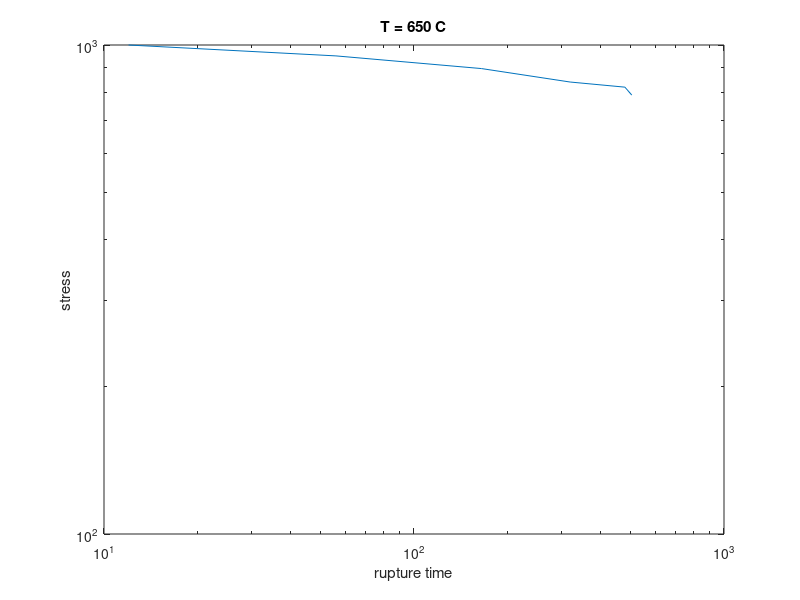
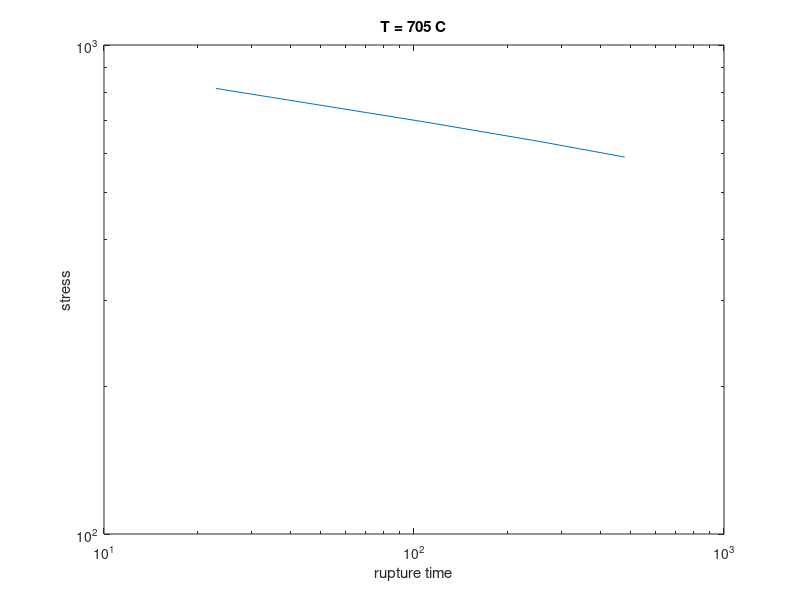
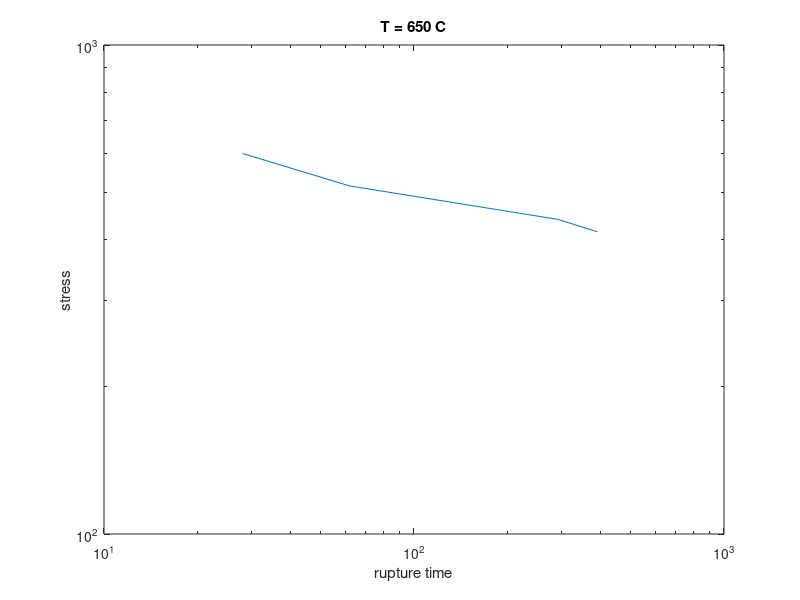
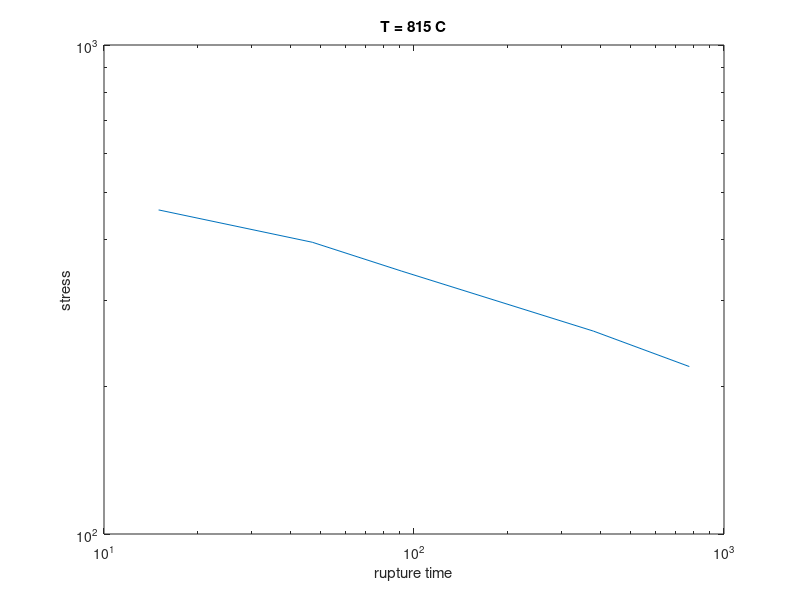

Here is the MATLAB script that generated these plots, in order:
clc; clear all;

%1

t = [0, 50, 200, 400, 600, 800, 1000];
stress3000 = [0, 0.020, 0.028, 0.030, 0.031, 0.033, 0.035];
stress5000 = [0, 0.045, 0.053, 0.055, 0.058, 0.062, 0.065];
stress8000  = [0.0, 0.099, 0.140, 0.149, 0.155, 0.164, 0.173];
stress11000 = [0.0, 0.135, 0.238, 0.305, 0.368, 0.433, 0.520];

Ess3000 = 0;
Ess5000 = 0;
Ess8000 = 0;
Ess11000 = 0;

for i=3:6
	Ess3000 = (stress3000(i+1) - stress3000(i))/200 + Ess3000;
	Ess5000 = (stress5000(i+1) - stress5000(i))/200 + Ess5000;
	Ess8000 = (stress8000(i+1)  - stress8000(i))/200 + Ess8000;
	Ess11000 = (stress11000(i+1) - stress11000(i))/200 + Ess11000;
end

Ess3000 = Ess3000/4
Ess5000 = Ess5000/4
Ess8000 = Ess8000/4
Ess11000 = Ess11000/4






%2

ruptureTime650 = [12, 56, 165, 319, 479, 504];
ruptureTime705 = [23, 110, 254, 478];
ruptureTime760 = [28, 62, 291, 390];
ruptureTime815 = [15, 47, 91, 379, 773];
ruptureTime870 = [33, 73, 196, 300];
ruptureTime900 = [69, 163, 738];

stress650 = [1000, 950, 895, 840, 820, 790];
stress705 = [815, 695, 635, 590];
stress760 = [600, 515, 440, 415];
stress815 = [460, 395, 345, 260, 220];
stress870 = [260, 215, 180, 145];
stress900 = [170, 140, 105];

    
figure(1)    
loglog( ruptureTime650, stress650)
xlabel('rupture time')
ylabel('stress')
title('T = 650 C')
figure(2)
loglog( ruptureTime705, stress705)
xlabel('rupture time')
ylabel('stress')
title('T = 705 C')
figure(3)
loglog( ruptureTime760, stress760)
xlabel('rupture time')
ylabel('stress')
title('T = 650 C')
figure(4)
loglog( ruptureTime815, stress815)
xlabel('rupture time')
ylabel('stress')
title('T = 815 C')
figure(5)
loglog( ruptureTime870, stress870)
xlabel('rupture time')
ylabel('stress')
title('T = 870 C')
figure(6)
loglog( ruptureTime900, stress900)
xlabel('rupture time')
ylabel('stress')
title('T = 900 C')




